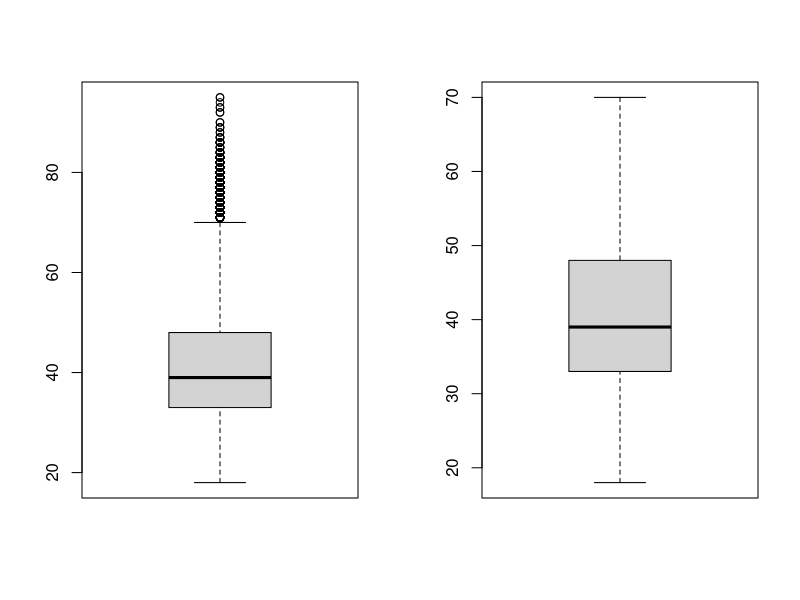
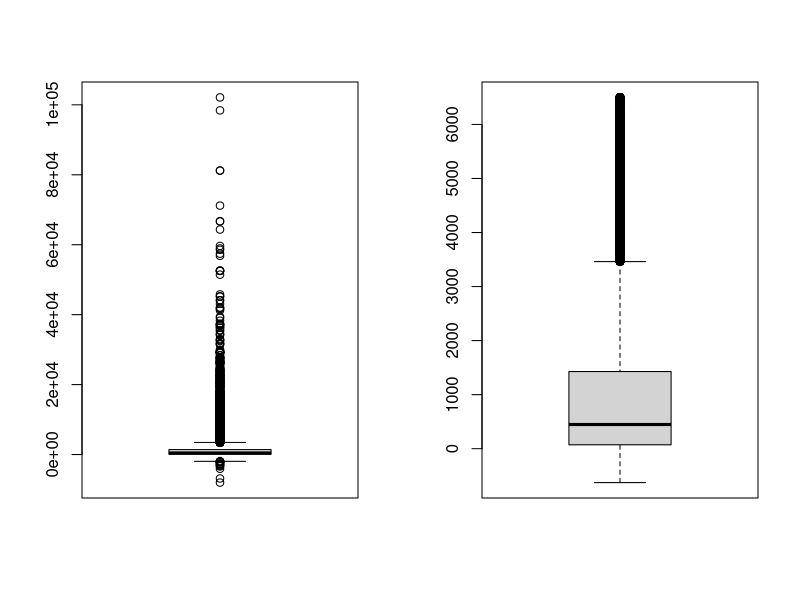
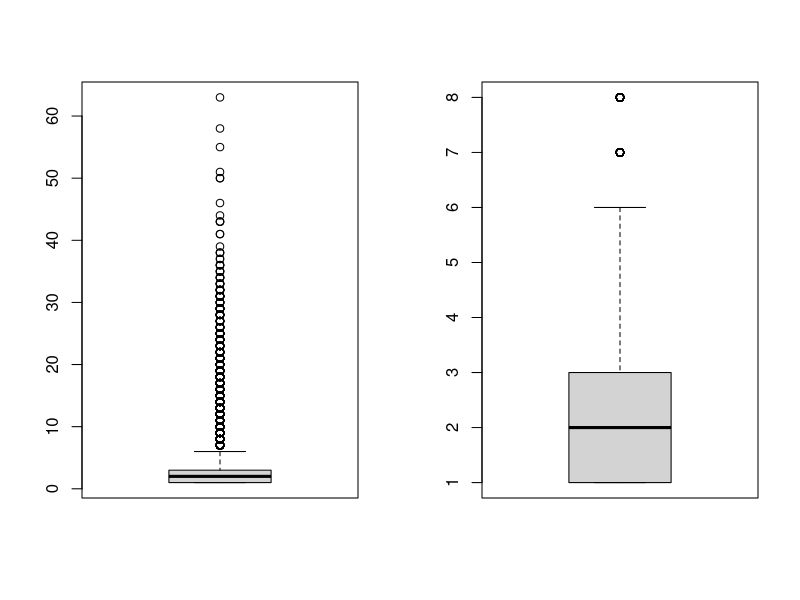

Write the R code that produced these figures, in order. (Note: this script raises an error after producing the figures.)
#Script by : Rachit Agarwal
#Dataset taken from UCI (https://archive.ics.uci.edu/) : direct marketing campaigns of a Portuguese banking institution

#The data is related with direct marketing campaigns of a Portuguese banking institution
#The following script is used to build a Logistic Regression Model which can be used to predict the result of the direct marketing campaigns with the help of the given data


setwd("D:/RAC_IMARTICUS/R/Logistic Regression/Bank Data")

#reading the csv file
d = read.csv("bank-full.csv")

#removing the columns not required
d = d[-c(9:12,14,15)]

#checking for missing values
summary(d)


#checking for datatypes
str(d)

#checking for outliers in age column
par(mfrow=c(1,2))
boxplot(d$age)
quantile(d$age,seq(0,1,0.01))

#replacing the outlier with 99% value 
d$age = ifelse(d$age > 70,70,d$age)
boxplot(d$age)


#checking for outliers in age column
par(mfrow=c(1,2))
boxplot(d$balance)
quantile(d$balance,seq(0,1,0.01))

#replacing the outlier with 96% value 
d$balance = ifelse(d$balance > 6500,6500,d$balance)

#replacing the outlier with 1% value 
d$balance = ifelse(d$balance < -627,-627,d$balance)
boxplot(d$balance)


#checking for outliers in campaign column
par(mfrow=c(1,2))
boxplot(d$campaign)
quantile(d$campaign,seq(0,1,0.01))

#replacing the outlier with 96% value 
d$campaign = ifelse(d$campaign > 8,8,d$campaign)

boxplot(d$campaign)

library(caret)
set.seed(9)


#checking for count for ditinct levels in job
summary(d$job)

#converting them to numeric
d$job_admin = as.numeric(d$job == "admin")
d$job_bc = as.numeric(d$job == "blue-collar")
d$job_e = as.numeric(d$job == "entrepreneur")
d$job_h = as.numeric(d$job == "housemaid")
d$job_m = as.numeric(d$job == "management")
d$job_r = as.numeric(d$job == "retired")
d$job_se = as.numeric(d$job == "self-employed")
d$job_ser = as.numeric(d$job == "services")
d$jobs_stu = as.numeric(d$job == "student")
d$job_t = as.numeric(d$job == "technician")
d$job_un = as.numeric(d$job == "unemployed")

#removing the original column
d = d[-2]

head(d)


#checking for count for ditinct levels in marital
summary(d$marital)

#converting them to numeric
d$marital_m = as.numeric(d$marital == "married")
d$marital_s = as.numeric(d$marital == "single")

#removing the original column
d = d[-2]

head(d)


#checking for count for ditinct levels in education
summary(d$education)

#converting them to numeric
d$education_p = as.numeric(d$education == "primary")
d$education_s = as.numeric(d$education == "secondary")
d$education_t = as.numeric(d$education == "tertiary")

#removing the original column
d = d[-2]

head(d)


#checking for count for ditinct levels in default
summary(d$default)

#converting them to numeric
d$default_n = as.numeric(d$default == "no")

#removing the original column
d = d[-2]

head(d)

#checking for count for ditinct levels in housing
summary(d$housing)

#converting them to numeric
d$housing_y = as.numeric(d$housing == "yes")

#removing the original column
d = d[-3]

head(d)


#checking for count for ditinct levels in loan
summary(d$loan)

#converting them to numeric
d$loan_n = as.numeric(d$loan == "no")

#removing the original column
d = d[-3]

head(d)


#checking for count for ditinct levels in loan
summary(d$poutcome)

#converting them to numeric
d$poutcome_f = as.numeric(d$poutcome == "failure")
d$poutcome_o = as.numeric(d$poutcome == "other")
d$poutcome_u = as.numeric(d$poutcome == "unknown")

#removing the original column
d = d[-4]

head(d)

#d$y = ifelse(d$y=="no",0,1)

#Dividing the data in training and testing
t = sample(1:nrow(d),0.7*nrow(d))
train = d[t,]
test = d[-t,]


library(car)
model1 = glm(y~., family = "binomial", data = train)
summary(model1)
vif(model1)

s = step(model1)
summary(s)

#new model with the required columns based on the s
new_m = glm(y ~ balance + campaign + job_admin + job_m + job_r + jobs_stu + 
               job_t + job_un + marital_m + marital_s + education_p + education_t + 
               housing_y + loan_n + poutcome_f + poutcome_o + poutcome_u, family = "binomial", data = train)
summary(new_m)

#Making prediction on the testing data
p = predict(new_m,test,type = "response")
head(p)

#Adding the prediction to the test data
output = cbind(test,p)
head(output)

#Keeping the actual and predicted value 
output = output[c(4,27)]

#Replacing the probabilities with the labels
#based on the threshold value set
output$p = ifelse(output$p>0.6,"yes","no")

#0 -> No , 1-> Yes
library(caret)

#ploting the confusion matrix
confusionMatrix(table(output$y,output$p))
